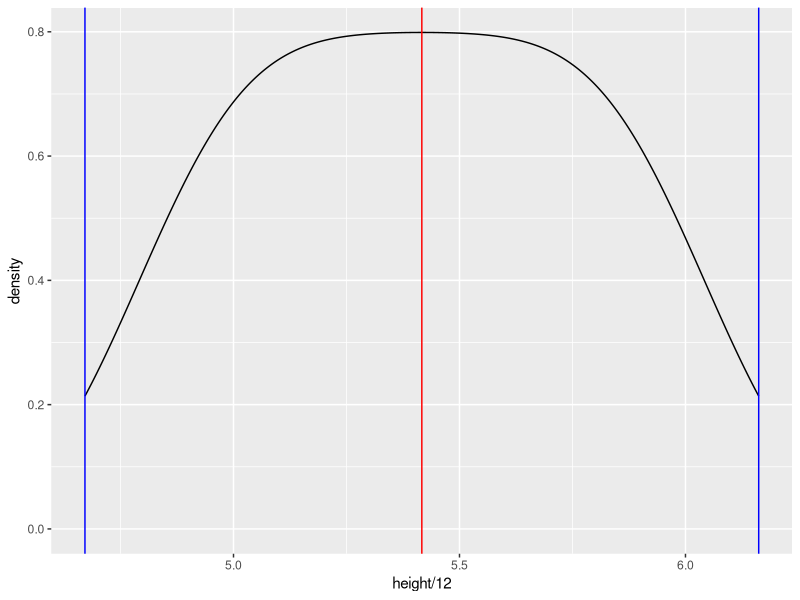

Write R code to recreate this figure. (Note: this script raises an error after producing the figure.)
## ---- chunk 1
rm(list = ls())
library(modelr)
library(tidyverse)
options(scipen=999)
data(diamonds)
## ---- chunk 2
data(women)
avg_height <- mean(women$height/12)
sd_height <- sd(women$height/12)

ggplot(women, aes(height/12)) +
  geom_density() +
  geom_vline(aes(xintercept = avg_height), color = "red") +
  geom_vline(aes(xintercept = avg_height + 2 * sd_height), color = "blue") +
  geom_vline(aes(xintercept =  avg_height - 2 * sd_height), color = "blue")
## ---- chunk 3
knitr::include_graphics("images/clams-2018-zoomed-out.png")
## ---- chunk 4
knitr::include_graphics("images/clams-2018-zoomed-in.png")
## ---- chunk 5
diamonds
## ---- chunk 6
ggplot(diamonds, aes(cut, price)) + geom_boxplot()
ggplot(diamonds, aes(color, price)) + geom_boxplot()
ggplot(diamonds, aes(clarity, price)) + geom_boxplot()
## ---- chunk 7
## This draws a hex-scatter plot and rather than count each individual diamond
## separately, it creates a number of bins (N) across the x and y axis and then
## reports how many cases (diamonds) are in each bin.
ggplot(diamonds, aes(carat, price)) + 
  geom_hex(bins = 50)
## ---- chunk 8
diamonds <- 
  diamonds %>%
  filter(carat <= 2.5) %>%
  mutate(lprice = log2(price),
         lcarat = log2(carat))
## ---- chunk 9
ggplot(diamonds, aes(price)) + geom_density()
ggplot(diamonds, aes(lprice)) + geom_density()
## ---- chunk 10
## Same plot as before, this time using logged data.
ggplot(diamonds, aes(lcarat, lprice)) + 
  geom_hex(bins = 50) +
  geom_point() +
  geom_smooth(method = "lm")
